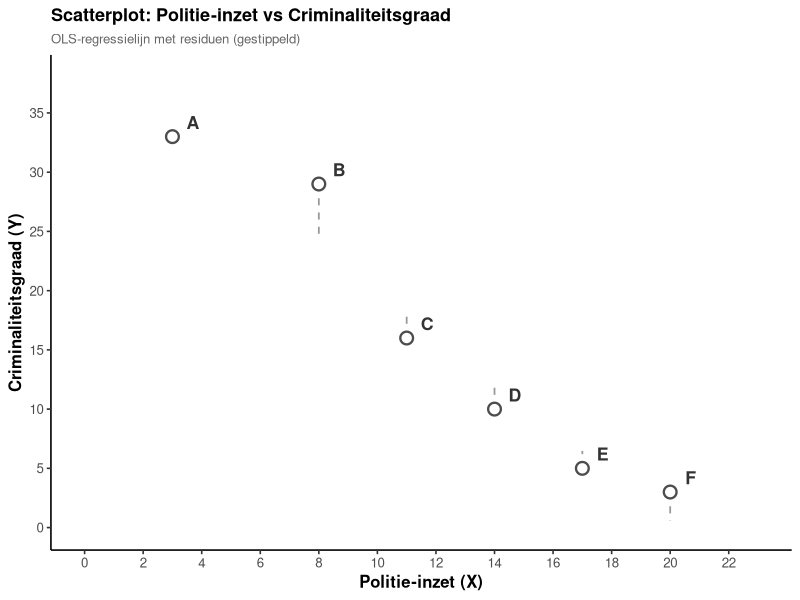

Here is the R script that generated this plot:
# generate_scatter_outlier.R
# Creates: scatter_outlier.png
# Used in: Oef - 8.3 (Hoofdstuk 8)
# Topic: Scatterplot of 6 labelled points + OLS regression line.
#        Students identify point B as having the largest absolute residual.
# Data:
#   A(3,33)  residu = -1.1
#   B(8,29)  residu = +4.8  <-- largest absolute residual (correct answer)
#   C(11,16) residu = -2.3
#   D(14,10) residu = -2.4
#   E(17,5)  residu = -1.5
#   F(20,3)  residu = +2.4
# Run from this directory: Rscript generate_scatter_outlier.R

library(ggplot2)

# ── Data ──────────────────────────────────────────────────────────────────────
df <- data.frame(
  label = c("A", "B", "C", "D", "E", "F"),
  x     = c(3,   8,  11,  14,  17,  20),
  y     = c(33,  29,  16,  10,   5,   3)
)

# OLS regression (same values used in Answer.R feedback)
fit  <- lm(y ~ x, data = df)
# At x=8: yhat ≈ 24.2 (B has residu +4.8, largest absolute)

line_df <- data.frame(x = c(0, 22))
line_df$y <- predict(fit, newdata = line_df)

# Residual segments (vertical lines from point to fitted line)
df$yhat   <- predict(fit)
df$residu <- df$y - df$yhat

# ── Plot ──────────────────────────────────────────────────────────────────────
p <- ggplot(df, aes(x = x, y = y)) +
  # Residual lines (grey dashed)
  geom_segment(aes(xend = x, yend = yhat),
               linetype = "dashed", colour = "grey60", linewidth = 0.6) +
  # Regression line
  geom_line(data = line_df, aes(x = x, y = y),
            colour = "#2166ac", linewidth = 1.1) +
  # All points (open circles — no highlighting to avoid revealing the answer)
  geom_point(size = 3.5, colour = "grey30", fill = "white", shape = 21,
             stroke = 1.2) +
  # Point labels (offset above right)
  geom_text(aes(label = label),
            nudge_x = 0.7, nudge_y = 1.2,
            size = 4.5, fontface = "bold", colour = "grey20") +
  # Axis labels
  labs(
    x       = "Politie-inzet (X)",
    y       = "Criminaliteitsgraad (Y)",
    title   = "Scatterplot: Politie-inzet vs Criminaliteitsgraad",
    subtitle = "OLS-regressielijn met residuen (gestippeld)"
  ) +
  scale_x_continuous(limits = c(0, 23), breaks = seq(0, 22, 2)) +
  scale_y_continuous(limits = c(0, 38), breaks = seq(0, 35, 5)) +
  theme_classic(base_size = 12) +
  theme(
    plot.title    = element_text(face = "bold", size = 13),
    plot.subtitle = element_text(size = 9.5, colour = "grey40"),
    axis.title    = element_text(face = "bold")
  )

# ── Save ──────────────────────────────────────────────────────────────────────
ggsave("scatter_outlier.png", plot = p,
       width = 7, height = 5, dpi = 150, bg = "white")
cat("Saved: scatter_outlier.png\n")
cat(sprintf("Residuals: %s\n",
    paste(sprintf("%s=%.1f", df$label, df$residu), collapse = ", ")))
